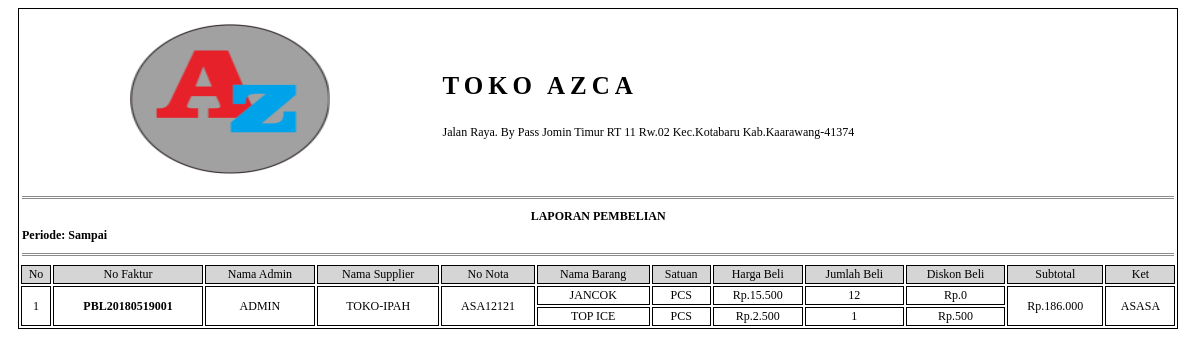
Page /pro_lap_pembelian.php?lap_pbl_fak=PBL20180519001 on the committed database.
### tables this page shows
CREATE TABLE `pembelian` (
  `pbl_id` varchar(20) NOT NULL,
  `adm_id` int(11) DEFAULT NULL,
  `spl_id` int(11) DEFAULT NULL,
  `pbl_nota` varchar(15) DEFAULT NULL,
  `pbl_tanggal` date DEFAULT NULL,
  `pbl_total` double DEFAULT NULL,
  `pbl_ket` varchar(25) DEFAULT NULL
);

CREATE TABLE `supplier` (
  `spl_id` int(11) NOT NULL,
  `spl_nama` varchar(30) DEFAULT NULL,
  `spl_alamat` varchar(60) DEFAULT NULL,
  `spl_telp` varchar(13) DEFAULT NULL
);

CREATE TABLE `barang` (
  `brg_id` int(11) NOT NULL,
  `ktg_id` int(11) DEFAULT NULL,
  `stn_id` int(11) DEFAULT NULL,
  `brg_nama` varchar(60) DEFAULT NULL,
  `brg_harga_bl` double DEFAULT NULL,
  `brg_harga_jual` double DEFAULT NULL,
  `brg_stok` int(11) DEFAULT NULL,
  `brg_ket` varchar(250) DEFAULT NULL
);

CREATE TABLE `satuan` (
  `stn_id` int(11) NOT NULL,
  `stn_nama` varchar(30) DEFAULT NULL
);

### pro_lap_pembelian.php (the view, shortened to what this page needs)
<!DOCTYPE html PUBLIC "-//W3C//DTD XHTML 1.0 Strict//EN" "http://www.w3.org/TR/xhtml1/DTD/xhtml1-strict.dtd">
<html xmlns="http://www.w3.org/1999/xhtml" xml:lang="en">
<head>
	<link rel="stylesheet" href="assets/css/lap_style.css" />
</head>
<body>
	<?php
		@$lap_pbl_fak=$_GET['lap_pbl_fak'];
		@$lap_tgl_awal_beli=$_GET['lap_tgl_awal_beli'];
		@$lap_tgl_akhir_beli=$_GET['lap_tgl_akhir_beli'];
		if($lap_pbl_fak!=""){
			$query=mysql_query("SELECT pembelian.*,
								dt_pembelian.*,
								admin.adm_id,admin.adm_nama,
								supplier.spl_id,supplier.spl_nama,
								barang.brg_id,barang.brg_nama,barang.brg_harga_bl,
								satuan.*,
								(SELECT COUNT(dt_pembelian.pbl_id) FROM dt_pembelian WHERE pembelian.pbl_id=dt_pembelian.pbl_id) AS baris
								FROM dt_pembelian
								INNER JOIN  pembelian ON dt_pembelian.pbl_id=pembelian.pbl_id
								INNER JOIN admin ON admin.adm_id=pembelian.adm_id
								INNER JOIN supplier ON supplier.spl_id=pembelian.spl_id
								INNER JOIN barang ON barang.brg_id=dt_pembelian.brg_id
								INNER JOIN satuan ON satuan.stn_id=barang.stn_id
								WHERE dt_pembelian.pbl_id='$lap_pbl_fak'")or die(mysql_error());
		}
	 ?>
	 <table width="98%" style="margin-left: 10px;font-size: 12px" class="colom">
		<tr>
			<td colspan="4"><p class="center"><img src="img/logo.png" height="150px" width="200px" align="center" /></p></td>
			<td colspan="8"><h2><p class="padding" style="font-size: 25px !important;">TOKO AZCA</p></h2>
				<p>Jalan Raya. By Pass Jomin Timur RT 11 Rw.02 Kec.Kotabaru Kab.Kaarawang-41374</p>
			</td>
		</tr>
		<tr>
			<td colspan="12"> <hr class="garis" /></td>
		</tr>
		<tr>
			<td colspan="12" class="center"><b>LAPORAN PEMBELIAN</b></td>
		</tr>
		<tr>
			<td colspan="12"><b>Periode: <?php echo $lap_tgl_awal_beli.' Sampai '.$lap_tgl_akhir_beli; ?></b></td>
		</tr>
		<tr>
			<td colspan="12"> <hr class="garis" /></td>
		</tr>
	 	<tr>
	 		<td class="center colom warna">No </td>
	 		<td class="center colom warna">No Faktur</td>
	 		<td class="center colom warna">Nama Admin</td>
	 		<td class="center colom warna">Nama Supplier</td>
	 		<td class="center colom warna">No Nota</td>
	 		<td class="center colom warna">Nama Barang</td>
	 		<td class="center colom warna">Satuan</td>
	 		<td class="center colom warna">Harga Beli</td>
	 		<td class="center colom warna">Jumlah Beli</td>
	 		<td class="center colom warna">Diskon Beli</td>
	 		<td class="center colom warna">Subtotal</td>
	 		<td class="center colom warna">Ket</td>
	 	</tr>
	<?php
	 	$no=1;
	 	$jum=1;
	 	$jum2=1;
	 	if (mysql_num_rows($query)>0) {
	 		while($array=mysql_fetch_array($query)){
	 			echo "<tr>";
		 				if($jum<=1){
		 					echo"<td class='center colom' rowspan='".$array['baris']."'>".$no." </td>";
		 					echo"<td class='center colom' rowspan='".$array['baris']."'><b>".$array['pbl_id']."</b> </td>";
		 					echo"<td class='center colom' rowspan='".$array['baris']."'>".$array['adm_nama']." </td>";
		 					echo"<td class='center colom' rowspan='".$array['baris']."'>".$array['spl_nama']." </td>";
		 					echo"<td class='center colom' rowspan='".$array['baris']."'>".$array['pbl_nota']." </td>";
		 					$jum=$array['baris'];
		 					$no++;
		 				}else{
		 					$jum=$jum-1;
		 				}
		?>
		 					<td class='center colom'><?php echo $array['brg_nama']; ?></td>
		 					<td class='center colom'><?php echo $array['stn_nama']; ?></td>
		 					<td class='center colom'><?php echo "Rp.".number_format($array['brg_harga_bl'],0,',','.'); ?></td>
		 					<td class='center colom'><?php echo $array['dt_pbl_jumbel']; ?></td>
		 					<td class='center colom'><?php echo "Rp.".number_format($array['dt_pbl_diskon'],0,',','.') ; ?></td>
		<?php
		 				if($jum2<=1){
		 					echo"<td class='center colom' rowspan='".$array['baris']."'>"."Rp.".number_format($array['dt_pbl_subtot'],0,',','.') ." </td>";
		 					echo"<td class='center colom' rowspan='".$array['baris']."'>".$array['pbl_ket']." </td>";
		 					$jum2=$array['baris'];
		 				}else{
		 					$jum2=$jum2-1;
		 				}
	 			echo "</tr>";
	 		}
	 	}else{
	 		echo "<tr>";
	 		echo"<td class='center colom' colspan='12'> <b>Data Tidak Ditemukan</b></td>";
	 		echo "</tr>";
	 	}
		?>
	 </table>
</body>
</html>

### assets/css/lap_style.css (style rules this page uses)
.colom { border: 1px solid black; }
.center { text-align: center; }
.garis { border:0px; border-top: 3px double #8c8c8c; }
.warna { background-color:#D6D5D5; }
.padding { letter-spacing: 5px; }

### rows in the picture
pembelian: pbl_id "PBL20180519001", adm.adm_nama "ADMIN", spl.spl_nama "TOKO-IPAH", pbl_nota "ASA12121", barang.brg_nama "JANCOK", satuan.stn_nama "PCS", barang.brg_harga_bl "15.500", dt_pbl_jumbel "12", dt_pbl_diskon "0", dt_pbl_subtot "186.000", pbl_ket "ASASA", barang.brg_nama "TOP ICE", barang.brg_harga_bl "2.500", dt_pbl_jumbel "1", dt_pbl_diskon "500"
